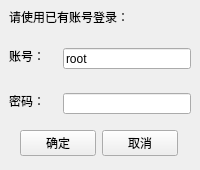
<?xml version="1.0" encoding="UTF-8"?>
<ui version="4.0">
 <class>RootLoginForm</class>
 <widget class="QWidget" name="RootLoginForm">
  <property name="windowModality">
   <enum>Qt::ApplicationModal</enum>
  </property>
  <property name="geometry">
   <rect>
    <x>0</x>
    <y>0</y>
    <width>200</width>
    <height>170</height>
   </rect>
  </property>
  <property name="minimumSize">
   <size>
    <width>200</width>
    <height>170</height>
   </size>
  </property>
  <property name="maximumSize">
   <size>
    <width>200</width>
    <height>170</height>
   </size>
  </property>
  <property name="windowTitle">
   <string>登录</string>
  </property>
  <widget class="QLabel" name="label_root">
   <property name="geometry">
    <rect>
     <x>9</x>
     <y>48</y>
     <width>48</width>
     <height>16</height>
    </rect>
   </property>
   <property name="text">
    <string>账号：</string>
   </property>
  </widget>
  <widget class="QLabel" name="label_password">
   <property name="geometry">
    <rect>
     <x>9</x>
     <y>93</y>
     <width>36</width>
     <height>16</height>
    </rect>
   </property>
   <property name="text">
    <string>密码：</string>
   </property>
  </widget>
  <widget class="QLineEdit" name="lineEdit_root">
   <property name="geometry">
    <rect>
     <x>63</x>
     <y>48</y>
     <width>128</width>
     <height>21</height>
    </rect>
   </property>
   <property name="text">
    <string>root</string>
   </property>
  </widget>
  <widget class="QLineEdit" name="lineEdit_password">
   <property name="geometry">
    <rect>
     <x>63</x>
     <y>93</y>
     <width>128</width>
     <height>21</height>
    </rect>
   </property>
  </widget>
  <widget class="QLabel" name="label">
   <property name="geometry">
    <rect>
     <x>9</x>
     <y>9</y>
     <width>141</width>
     <height>16</height>
    </rect>
   </property>
   <property name="text">
    <string>请使用已有账号登录：</string>
   </property>
  </widget>
  <widget class="QWidget" name="layoutWidget">
   <property name="geometry">
    <rect>
     <x>20</x>
     <y>130</y>
     <width>158</width>
     <height>26</height>
    </rect>
   </property>
   <layout class="QGridLayout" name="gridLayout">
    <item row="0" column="0">
     <widget class="QPushButton" name="pushButton_conform">
      <property name="text">
       <string>确定</string>
      </property>
     </widget>
    </item>
    <item row="0" column="1">
     <widget class="QPushButton" name="pushButton_cancel">
      <property name="text">
       <string>取消</string>
      </property>
     </widget>
    </item>
   </layout>
  </widget>
 </widget>
 <resources/>
 <connections/>
</ui>
